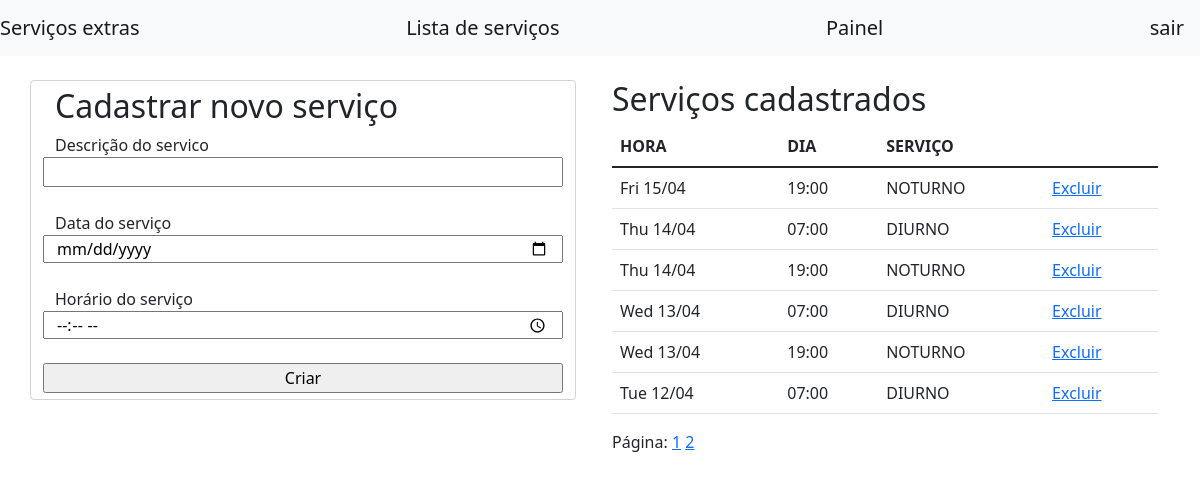
Page /app/servico/cadastrarservico.php?pagina=2 on the committed database.
### tables this page shows
CREATE TABLE `servicos` (
  `idservicos` int(11) NOT NULL AUTO_INCREMENT,
  `descricaoservicos` varchar(45) DEFAULT NULL,
  `dataservicos` date DEFAULT NULL,
  `horaservicos` varchar(11) DEFAULT NULL,
  `criadoem` timestamp NOT NULL DEFAULT current_timestamp() ON UPDATE current_timestamp(),
  PRIMARY KEY (`idservicos`)
);

### app/servico/controller.php (the view, shortened to what this page needs)
<?php
$conn = Conexao::conectar();
                 $pagina = (isset($_GET['pagina']))? $_GET['pagina'] : 1;
                 $registros = 12 ;
                 $inicio = ($registros * $pagina)- $registros;
                 $servicos = $conn->query("SELECT * FROM servicos WHERE dataservicos >= curdate() ORDER BY dataservicos DESC, horaservicos ASC limit $inicio , $registros")
                 ->fetchAll(PDO::FETCH_OBJ) ;
                 $servico = '';
                 foreach($servicos as $serv){
                 $servico .= " <tr>
                 <td>".date("D d/m", strtotime($serv->dataservicos))."</td>
                 <td>$serv->horaservicos</td>
                 <td>$serv->descricaoservicos</td>
                 <td><a href='?excluir=$serv->idservicos'>Excluir</a></td>
                 </tr>"  ;
                }

### rows in the picture
servicos: dataservicos "Fri 15/04", horaservicos "19:00", descricaoservicos "NOTURNO"
servicos: dataservicos "Thu 14/04", horaservicos "07:00", descricaoservicos "DIURNO"
servicos: dataservicos "Thu 14/04", horaservicos "19:00", descricaoservicos "NOTURNO"
servicos: dataservicos "Wed 13/04", horaservicos "07:00", descricaoservicos "DIURNO"
servicos: dataservicos "Wed 13/04", horaservicos "19:00", descricaoservicos "NOTURNO"
servicos: dataservicos "Tue 12/04", horaservicos "07:00", descricaoservicos "DIURNO"
